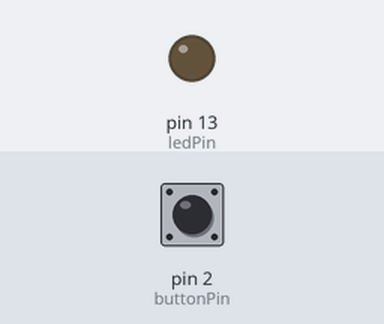
Simulated run of this sketch. Board: Arduino Uno, built with avr-gcc and run on an emulated ATmega328P. Shown: output pins drawn as LEDs (lit = HIGH). Dashed ring = blinking. The inputs (shaded band) are chosen by the test bench; at power-on: pin 2 (buttonPin) LOW.

Above: at 1.2 s.
1.3 s: pin 2 (buttonPin) pulled HIGH for 1 s
At 2.7 s:
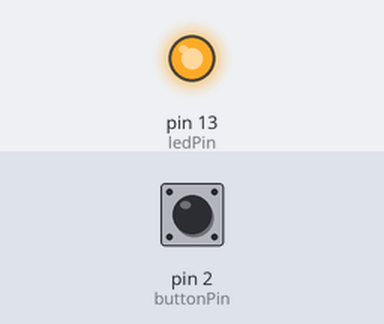
3.8 s: pin 2 (buttonPin) pulled HIGH for 0.15 s
At 5.0 s:
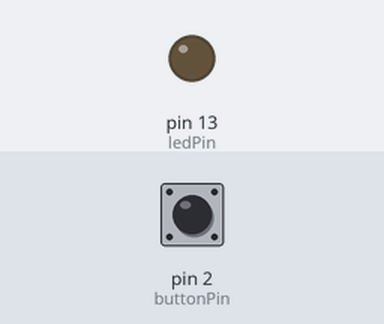
5.4 s: pin 2 (buttonPin) pulled HIGH for 3.2 s
At 5.5 s:
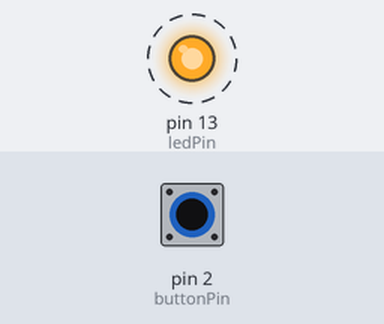
Timing chart, 0 to 9.9 s (numbered marks = the images above; inputs shaded):
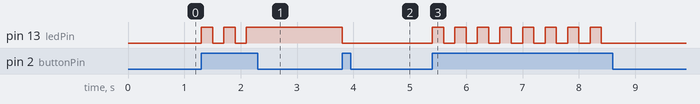

Measured:
- after the input at 1.3 s, pin 13 (ledPin): alternates HIGH for 0.20 s and LOW for 0.20 s, 5 changes in all, then stays HIGH, starting at once
- after the input at 3.8 s, pin 13 (ledPin): HIGH → LOW at once
- after the input at 5.4 s, pin 13 (ledPin): alternates HIGH for 0.20 s and LOW for 0.20 s, 16 changes in all, then stays LOW, starting at once

The sketch:

20.state_with_button.ino
```cpp
#define buttonPin 2
#define ledPin 13

enum State { OFF, ON };
State currentState = OFF;

void setup() {
  pinMode(buttonPin, INPUT);
  pinMode(ledPin, OUTPUT);
}

void loop() {
  int buttonState = digitalRead(buttonPin);

  if (buttonState == HIGH) {
    if (currentState == OFF) {
      currentState = ON;
      digitalWrite(ledPin, HIGH);  // Turn on the LED
    } else {
      currentState = OFF;
      digitalWrite(ledPin, LOW);   // Turn off the LED
    }
    delay(200);  // Debounce delay
  }
}
```
